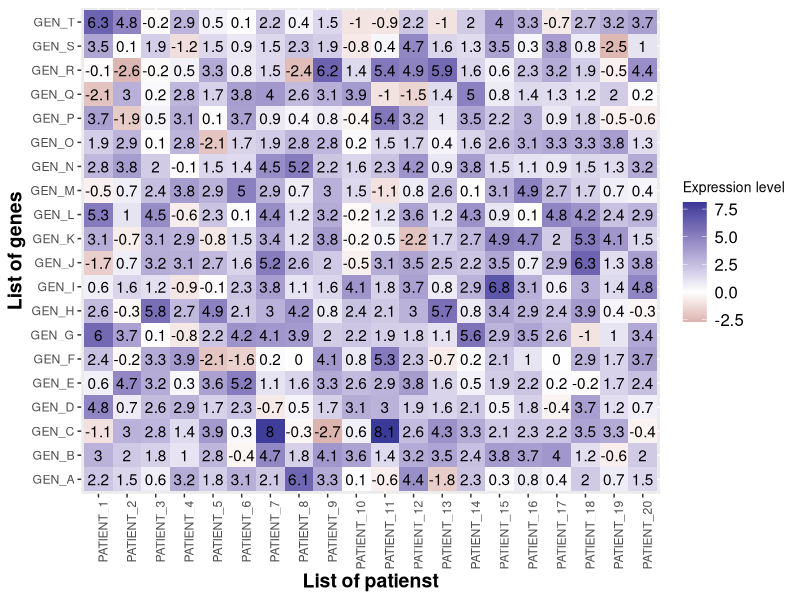

The R script that drew this image:
#+++++++++++++++++++++++++++++++++++++++++++++++++++++++++++++++++++++++++++++++
#
#
# FileName:           example02.R
# FileDescription:
# https://www.r-bloggers.com/how-to-create-a-fast-and-easy-heatmap-with-ggplot2/
# http://rpubs.com/melike/heatmapTable
#
#+++++++++++++++++++++++++++++++++++++++++++++++++++++++++++++++++++++++++++++++
# Miguel P. Xochicale [http://mxochicale.github.io]
# Doctoral Researcher in Human-Robot Interaction
# University of Birmingham, U.K. (2014-2018)
#+++++++++++++++++++++++++++++++++++++++++++++++++++++++++++++++++++++++++++++++



#################
# Start the clock!
start.time <- Sys.time()


###############
# Load of libraries
require(ggplot2)
require(reshape2)
require(scales)#for muted function


################################################################################
# (1) Defining paths for main_path, r_scripts_path, ..., etc.
r_scripts_path <- getwd()
setwd("../")
main_repository_path <- getwd()
setwd("../")
github_path <- getwd()
setwd("../")
main_path <- getwd()


### Labels of rows and columns
name_genes <- paste(rep("GEN",20), LETTERS[1:20], sep="_")#rows
name_patients <- paste(rep("PATIENT", 20), seq(1,20,1), sep="_" )#columns

### Generation of dataframe
value_expression <- data.frame(genes = name_genes, matrix(rnorm(400,2,1.8),nrow=20,ncol=20))
names(value_expression)[2:21] <- name_patients

### Melt dataframe
df_heatmap <- melt(value_expression, id.vars="genes")
names(df_heatmap)[2:3] <- c("patient","expression_level")
head(df_heatmap)


#### Elaboration of heatmap (white - steelblue)

ggplot(df_heatmap, aes(patient,genes))+
	geom_tile(aes(fill=expression_level))+
	geom_text(aes(fill=expression_level, label = round(expression_level,1)))+ ## write the values
	scale_fill_gradient2(low=muted("darkred"),
		            mid="white",
		            high=muted("midnightblue"))+
	ylab("List of genes")+
	xlab("List of patienst")+
	theme(legend.title=element_text(size=10),
	      legend.text=element_text(size=12),
	      plot.title=element_text(size=16),
	      axis.title=element_text(size=14,face="bold"),
	      axis.text.x=element_text(angle=90,hjust=1))+
	labs(fill="Expression level")



#################
# Stop the clock!
end.time <- Sys.time()
end.time - start.time


################################################################################
setwd(r_scripts_path) ## go back to the r-script source path
